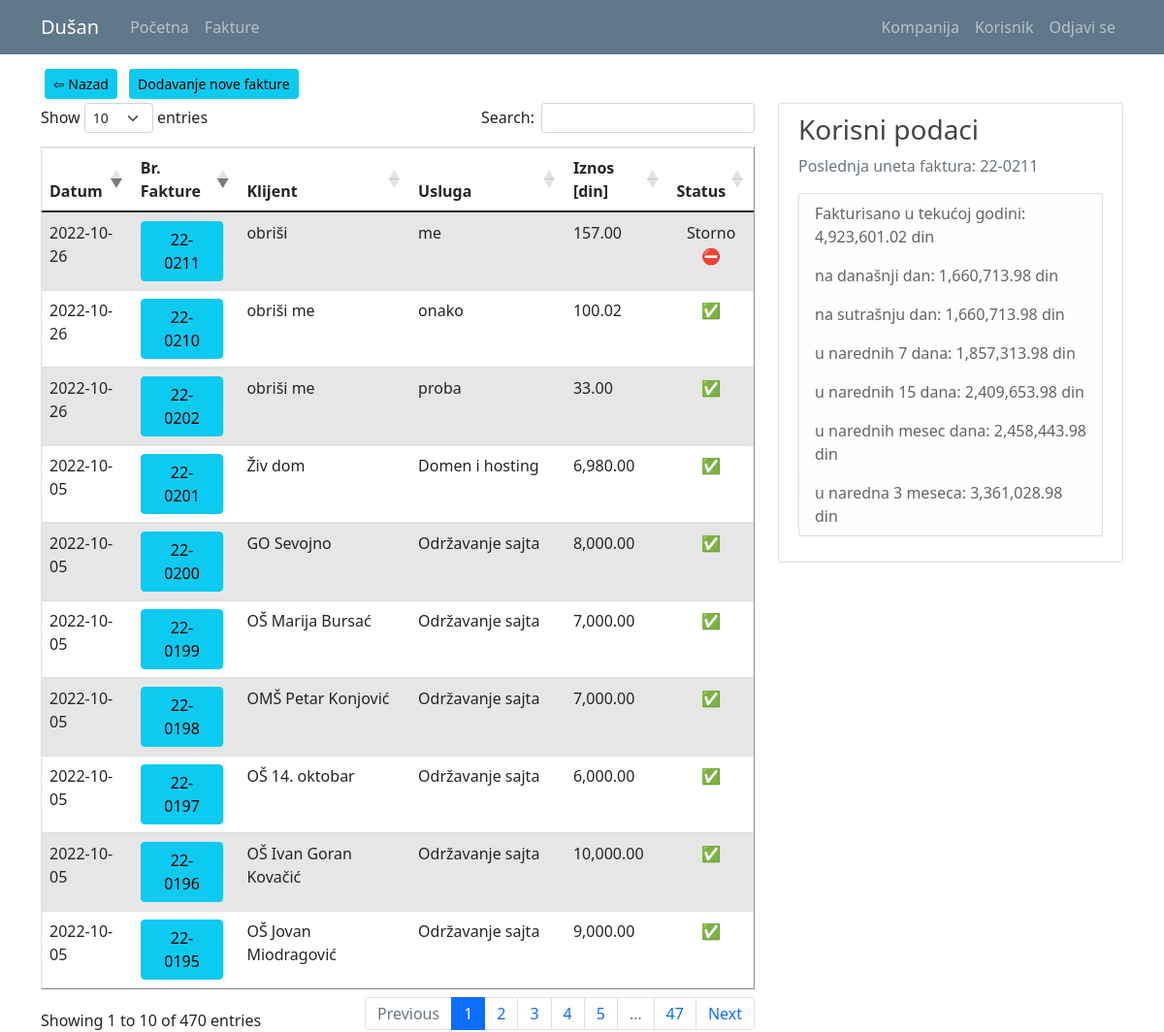
/invoice_list (signed in), run on an earlier commit of the app's database.
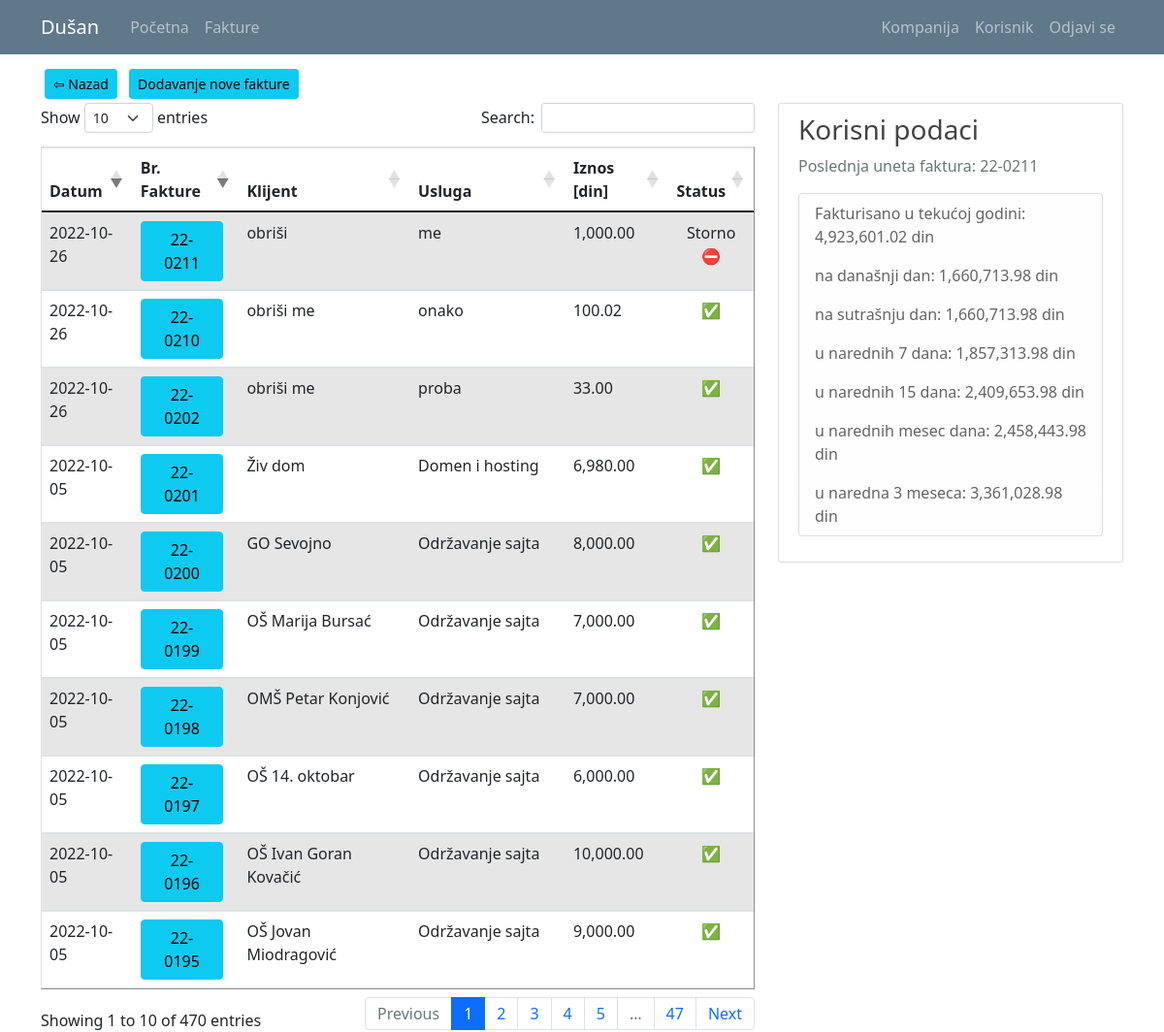
And on a later commit of the database.
### kpo/models.py (models this page shows, shortened)
class User(db.Model, UserMixin):
    id = db.Column(db.Integer, primary_key=True)
    email = db.Column(db.String(120), unique=True, nullable=False)
    password = db.Column(db.String(60), nullable = False)
    name = db.Column(db.String(20), unique=False, nullable=False)
    surname = db.Column(db.String(20), unique=False, nullable=False)
    workplace = db.Column(db.String(20), unique=False, nullable=False)
    authorization = db.Column(db.String(20), nullable = False) # ovde treba da budu tipovi korisnika: S_admin, C_admin, C_user
    gender = db.Column(db.String(1)) #(0, "srednji"), (1, "muški"), (2, "ženski")
    company_id = db.Column(db.Integer, db.ForeignKey('company.id'), nullable=True)
    invoices = db.relationship('Invoice', backref='invoice_user', lazy=True)

class Invoice(db.Model):
    id = db.Column(db.Integer, primary_key=True)
    date = db.Column(db.Date, nullable=False)
    invoice_number = db.Column(db.String(7), nullable=False)
    customer = db.Column(db.String(70), nullable=False)
    service = db.Column(db.String(70), nullable=True) #usluga
    amount = db.Column(db.Float, nullable=False)
    company_id = db.Column(db.Integer, db.ForeignKey('company.id'), nullable=True)
    user_id = db.Column(db.Integer, db.ForeignKey('user.id'), nullable=True)
    cancelled = db.Column(db.Boolean(), default=False, nullable=False)

### kpo/invoices/routes.py (the view)
@invoices.route("/invoice_list")
def invoice_list():
    if not current_user.is_authenticated:
        flash('You have to be logged in to access this page', 'danger')
        return redirect(url_for('users.login'))
    elif current_user.authorization != 's_admin' and current_user.authorization != 'c_admin':
        abort(403)
    invoices = Invoice.query.all()
    form = DashboardData(current_user.user_company.id)
    return render_template('invoice_list.html', title='Invoices', invoices=invoices, form=form)

### kpo/models.py (called while the page is built)
@login_manager.user_loader
def load_user(user_id):
    return User.query.get(int(user_id))

### kpo/templates/invoice_list.html (shortened to what this page needs)
{% extends "layout.html" %}
{% block content %}
{% if current_user.authorization != 'c_user' %}
  <a class="btn btn-info btn-sm m-1" href="{{url_for('main.home')}}">&#8678; Nazad</a>
  <a class="btn btn-info btn-sm m-1" href="{{ url_for('invoices.register_i') }}">Dodavanje nove fakture</a>
{% endif %}
<div class="row">
  <div class="col-md-8">
    <table id="data" border="1" class="table table-striped ">
      {% if current_user.authorization == 's_admin' %}
        <thead>
          <tr>
            <th>Datum</th>
            <th>Br. Fakture</th>
            <th>Klijent</th>
            <th>Usluga</th>
            <th>Iznos [din]</th>
            <th>Kompanija</th>
            <th>Korinik</th>
            <th>Status</th>
          </tr>
        </thead>
        <tbody>
          {% for invoice in invoices %}
            <tr>
              <td>{{ invoice.date }}</td>
              <td><a class="mr-2  btn btn-info" href="{{ url_for('invoices.invoice_profile', invoice_id=invoice.id) }}" title="Edit Invoice">{{ invoice.invoice_number }}</a></td>
              <td>{{ invoice.customer }}</td>
              <td>{{ invoice.service }}</td>
              <td>{{ '{:,.2f}'.format(invoice.amount) }}</td>
              <td>{{ invoice.invoice_company.companyname }}</td>
              <td>{{ invoice.invoice_user.name }} {{ invoice.invoice_user.surname }}</td>
              <td style="text-align: center">{% if invoice.cancelled %} Storno &#9940 {% else %} &#9989 {% endif %}</td>
          {% endfor %}
        </tbody>
      {% elif current_user.authorization == 'c_admin' %}
        <thead>
          <tr>
            <th>Datum</th>
            <th>Br. Fakture</th>
            <th>Klijent</th>
            <th>Usluga</th>
            <th>Iznos [din]</th>
            <th>Status</th>
          </tr>
        </thead>
        <tbody>
          {% for invoice in invoices %}
            {% if invoice.invoice_company.id == current_user.user_company.id %}
              <tr>
                <td>{{ invoice.date }}</td>
                <td><a class="mr-2 btn btn-info" href="{{ url_for('invoices.invoice_profile', invoice_id=invoice.id) }}" title="Edit Invoice">{{ invoice.invoice_number }}</a></td>
                <td>{{ invoice.customer }}</td>
                <td>{{ invoice.service }}</td>
                <td>{{ '{:,.2f}'.format(invoice.amount) }}</td>
                <td style="text-align: center">{% if invoice.cancelled %} Storno &#9940 {% else %} &#9989 {% endif %}</td>
              </tr>
            {% endif %}
          {% endfor %}
        </tbody>
      {% endif %}
    </table>
  </div>
  <div class="col-md-4">
    <div class="content-section">
      <h3>Korisni podaci</h3>
      <p class='text-muted'>Poslednja uneta faktura: {{ form.last_input.invoice_number }}
        <ul class="list-group">
          <li class="list-group-item list-group-item-light">Fakturisano u tekućoj godini: {{ '{:,.2f}'.format(form.limit -form.razlika[0] + 2000000) }} din</li>
          <li class="list-group-item list-group-item-light">na današnji dan: {{ '{:,.2f}'.format(form.razlika[1]) }} din</li>
          <li class="list-group-item list-group-item-light">na sutrašnju dan: {{ '{:,.2f}'.format(form.razlika[2]) }} din</li>
          <li class="list-group-item list-group-item-light">u narednih 7 dana: {{ '{:,.2f}'.format(form.razlika[3]) }} din</li>
          <li class="list-group-item list-group-item-light">u narednih 15 dana: {{ '{:,.2f}'.format(form.razlika[4]) }} din</li>
          <li class="list-group-item list-group-item-light">u narednih mesec dana: {{ '{:,.2f}'.format(form.razlika[5]) }} din</li>
          <li class="list-group-item list-group-item-light">u naredna 3 meseca: {{ '{:,.2f}'.format(form.razlika[6]) }} din</li>
        </ul>
      </p>
    </div>
  </div>
</div>
{% endblock content%}

### kpo/templates/layout.html (shortened to what this page needs)
<!doctype html>
<html lang="en">
  <head>
    <link rel="stylesheet" href="https://cdn.jsdelivr.net/npm/bootstrap@4.3.1/dist/css/bootstrap.min.css">
    <link rel="stylesheet" type="text/css" href="{{ url_for('static', filename='main.css') }}">
    <link href="https://cdn.jsdelivr.net/npm/bootstrap@5.0.1/dist/css/bootstrap.min.css" rel="stylesheet">
    <link rel="stylesheet" type="text/css" href="https://cdn.datatables.net/1.10.25/css/dataTables.bootstrap5.css">
  </head>
  <body>
    <header class="site-header">
      <nav class="navbar navbar-expand-md navbar-dark bg-steel fixed-top">
        <div class="container">
          <a class="navbar-brand mr-4" href="/">{{ current_user.name }}</a>
          <div class="collapse navbar-collapse" id="navbarToggle">
            <div class="navbar-nav mr-auto">
              {% if current_user.is_authenticated %}
                <a class="nav-item nav-link" href="{{ url_for('main.home') }}">Početna</a>
                <a class="nav-item nav-link" href="{{ url_for('invoices.invoice_list') }}">Fakture</a>
              {% else %}
                <a class="nav-item nav-link" href="{{ url_for('main.home') }}">Početna</a>
                <a class="nav-item nav-link" href="{{ url_for('main.about') }}">O softveru</a>
              {% endif %}
            </div>
            <div class="navbar-nav">
              {% if current_user.is_authenticated %}
                {% if current_user.authorization == 's_admin' %}
                  <a class="nav-item nav-link" href="{{ url_for('companys.company_list') }}">Kompanija</a>
                  <a class="nav-item nav-link" href="{{ url_for('users.user_list') }}">Korisnik</a>
                  <a class="nav-item nav-link" href="{{ url_for('users.logout') }}">Odjavi se</a>
                {% elif current_user.authorization == 'c_admin'%}
                  <a class="nav-item nav-link" href="{{ url_for('companys.company_list') }}">Kompanija</a>
                  <a class="nav-item nav-link" href="{{ url_for('users.user_list') }}">Korisnik</a>
                  <a class="nav-item nav-link" href="{{ url_for('users.logout') }}">Odjavi se</a>
                {% else %}
                  <a class="nav-item nav-link" href="{{ url_for('users.user_list') }}">Korisnik</a>
                  <a class="nav-item nav-link" href="{{ url_for('users.logout') }}">Odjavi se</a>
                {% endif %}
              {% else %}
                <a class="nav-item nav-link" href="{{ url_for('users.login') }}">Prijavite se</a>
              {% endif %}
            </div>
          </div>
        </div>
      </nav>
    </header>
    <main role="main" class="container">
      <div class="row">
        <div class="">
          {% block content %}{% endblock %}
        </div>
      </div>
    </main>
  </body>
</html>

### kpo/static/main.css (style rules this page uses)
body { background: #fafafa; color: #333333; margin-top: 5rem; }
h1, h2, h3, h4, h5, h6 { color: #444444; }
.bg-steel { background-color: #5f788a; }
.site-header .navbar-nav .nav-link { color: #cbd5db; }
.content-section { background: #ffffff; padding: 10px 20px; border: 1px solid #dddddd; border-radius: 3px; margin-bottom: 20px; }

What changed in the data, as far as the page shows it:
changed Invoice "obriši": amount "157.00" → "1,000.00"
